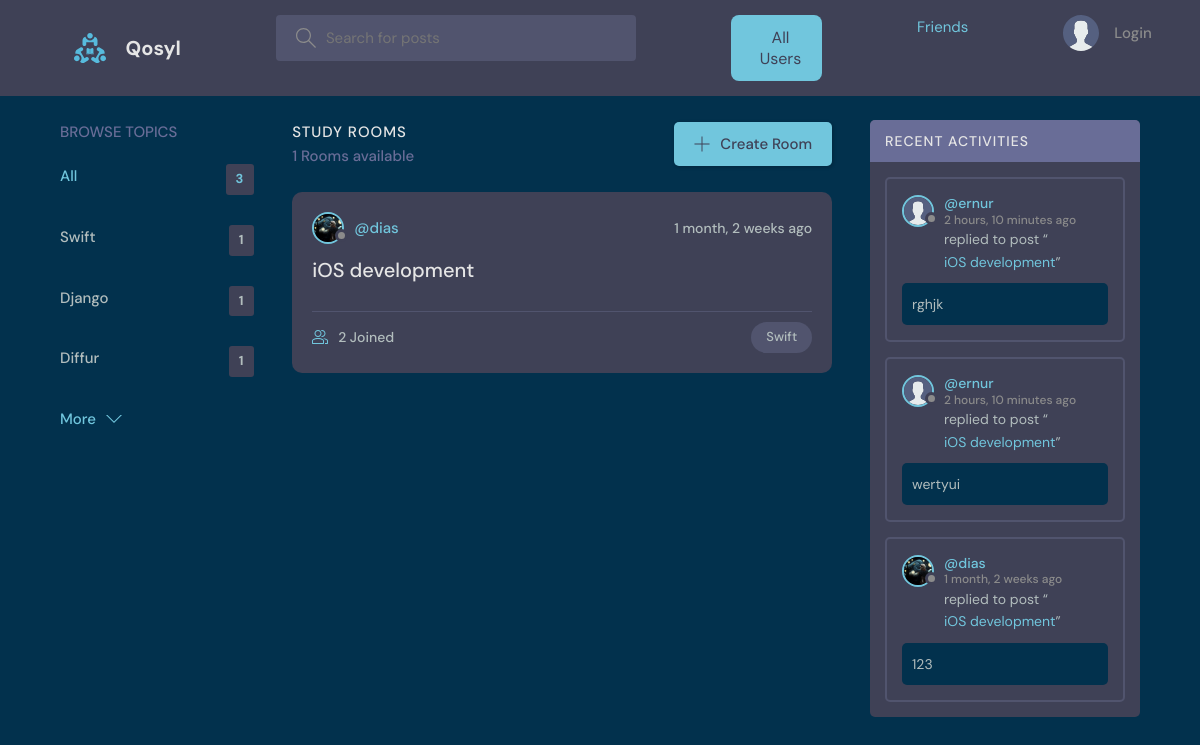
The app's page /?q=Swift with its own data.
### users/models.py (models this page shows, shortened)
class Topic(models.Model):
    name = models.CharField(max_length=200)

class User(AbstractUser):
    name = models.CharField(max_length=200, null=True)
    email = models.EmailField(unique=True, null=True)
    bio = models.TextField(null=True)
    avatar = models.ImageField(upload_to='avatars/', default='avatar.svg')
    friends = models.ManyToManyField('self', blank=True, symmetrical=True, related_name='user_friends')
    USERNAME_FIELD = 'email'
    REQUIRED_FIELDS = []
    objects = UserManager()

### rooms/models.py (models this page shows)
class Room(models.Model):
    host = models.ForeignKey(settings.AUTH_USER_MODEL, on_delete=models.SET_NULL, null=True)
    topic = models.ForeignKey('users.Topic', on_delete=models.SET_NULL, null=True)
    name = models.CharField(max_length=200)
    description = models.TextField(null=True, blank=True)
    participants = models.ManyToManyField(settings.AUTH_USER_MODEL, related_name='participants', blank=True)
    updated = models.DateTimeField(auto_now=True)
    created = models.DateTimeField(auto_now_add=True)
    class Meta:
        ordering = ['-updated', '-created']
    def __str__(self):
        return self.name

### chat/models.py (models this page shows, shortened)
class Message(models.Model):
    user = models.ForeignKey(settings.AUTH_USER_MODEL, on_delete=models.CASCADE)
    room = models.ForeignKey(Room, on_delete=models.CASCADE)
    body = models.TextField()
    updated = models.DateTimeField(auto_now=True)
    created = models.DateTimeField(auto_now_add=True)
    class Meta:
        ordering = ['-updated', '-created']

### base/views.py (the view)
# urls.py: 2. Add a URL to urlpatterns:  path('', views.home, name='home')
def home(request):
    q = request.GET.get('q') if request.GET.get('q') != None else ''
    rooms = Room.objects.filter(
        Q(topic__name__icontains=q) |
        Q(name__icontains=q) |
        Q(description__icontains=q)
    )
    topics = Topic.objects.all()[0:5]
    room_count = rooms.count()
    room_messages = Message.objects.filter(
        Q(room__topic__name__icontains=q))[0:3]
    context = {'rooms': rooms, 'topics': topics,
               'room_count': room_count, 'room_messages': room_messages}
    return render(request, 'base/home.html', context)

### base/templates/base/home.html (shortened to what this page needs)
{% extends 'main.html' %}
{% block content %}
<main class="layout layout--3">
  <div class="container">
    {% include 'users/topics_component.html' %}
    <div class="roomList">
      <div class="roomList__header">
        <div>
          <h2>Study Rooms</h2>
          <p>{{room_count}} Rooms available</p>
        </div>
        <a class="btn btn--main" href="{% url 'create-room' %}">
          <svg version="1.1" xmlns="http://www.w3.org/2000/svg" width="32" height="32" viewBox="0 0 32 32">
            <title>add</title>
            <path
              d="M16.943 0.943h-1.885v14.115h-14.115v1.885h14.115v14.115h1.885v-14.115h14.115v-1.885h-14.115v-14.115z">
            </path>
          </svg>
          Create Room
        </a>
      </div>
      {% include 'base/feed_component.html' %}
    </div>
    {% include 'chat/activity_component.html' %}
  </div>
</main>
{% endblock %}

### users/templates/users/topics_component.html
<div class="topics">
    <div class="topics__header">
        <h2>Browse Topics</h2>
    </div>
    <ul class="topics__list">
        <li>
            <a href="{% url 'home' %}" class="active">All <span>{{topics.count}}</span></a>
        </li>
        {% for topic in topics %}
        <li>
            <a href="{% url 'home' %}?q={{topic.name}}">{{topic.name}}<span>{{topic.room_set.all.count}}</span></a>
        </li>
        {% endfor %}
    </ul>
    <a class="btn btn--link" href="{% url 'topics' %}">
        More
        <svg version="1.1" xmlns="http://www.w3.org/2000/svg" width="32" height="32" viewBox="0 0 32 32">
            <title>chevron-down</title>
            <path d="M16 21l-13-13h-3l16 16 16-16h-3l-13 13z"></path>
        </svg>
    </a>
</div>

### base/templates/base/feed_component.html (shortened to what this page needs)
{% for room in rooms %}
<div class="roomListRoom">
    <div class="roomListRoom__header">
        <a href="{% url 'user-profile' room.host.id %}" class="roomListRoom__author">
            <div class="avatar avatar--small">
                <img src="{{room.host.avatar.url}}" />
            </div>
            <span>@{{room.host.username}}</span>
        </a>
        <div class="roomListRoom__actions">
            <span>{{room.created|timesince}} ago</span>
        </div>
    </div>
    <div class="roomListRoom__content">
        <a href="{% url 'room' room.id %}">{{room.name}}</a>
    </div>
    <div class="roomListRoom__meta">
        <a href="{% url 'room' room.id %}" class="roomListRoom__joined">
            {{room.participants.all.count}} Joined
        </a>
        <p class="roomListRoom__topic">{{room.topic.name}}</p>
    </div>
</div>
{% endfor %}

### chat/templates/chat/activity_component.html (shortened to what this page needs)
<div class="activities">
    <div class="activities__header">
        <h2>Recent Activities</h2>
    </div>
    {% for message in room_messages %}
    <div class="activities__box">
        <div class="activities__boxHeader roomListRoom__header">
            <a href="{% url 'user-profile' message.user.id %}" class="roomListRoom__author">
                <div class="avatar avatar--small">
                    <img src="{{message.user.avatar.url}}" />
                </div>
                <p>
                    @{{message.user.username}}
                    <span>{{message.created|timesince}} ago</span>
                </p>
            </a>
        </div>
        <div class="activities__boxContent">
            <p>replied to post “<a href="{% url 'room' message.room.id %}">{{message.room}}</a>”</p>
            <div class="activities__boxRoomContent">{{message.body}}</div>
        </div>
    </div>
    {% endfor %}
</div>

### records on screen
Topic: name "Swift", room_set.all.count "1"
Topic: name "Django", room_set.all.count "1"
Topic: name "Diffur", room_set.all.count "1"
Room: host.avatar (picture), host.username "dias", created "1 month, 2 weeks", name "iOS development", participants.all.count "2", topic.name "Swift"
Message: user.avatar (placeholder picture), user.username "ernur", created "2 hours, 10 minutes", room "iOS development", body "rghjk"
Message: user.avatar (placeholder picture), user.username "ernur", created "2 hours, 10 minutes", room "iOS development", body "wertyui"
Message: user.avatar (picture), user.username "dias", created "1 month, 2 weeks", room "iOS development", body "123"

### other values on screen
{{ topics.count }} "3"
{{ room_count }} "1"
